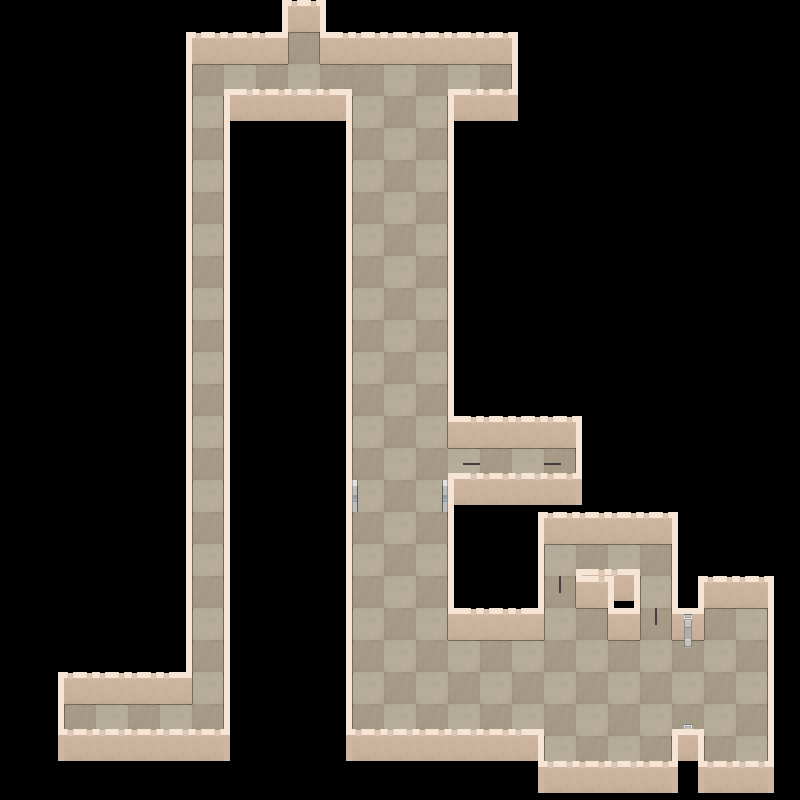

A 2D game scene composited from a Tiled map and its tileset images. What follows is a short description and the map's XML, with each tile layer's data collapsed to a summary:
An orthogonal 25x25 tile map with 32x32 px tiles, 8 tile layers (floor, floor-over-left, floor-over-right, floor-over-top, ...), 2 tilesets and 50 objects (38x fixture, 5x wire-l, 3x door, object, generator, ...).

<map version="1.0" orientation="orthogonal" renderorder="right-down" width="25" height="25" tilewidth="32" tileheight="32" nextobjectid="81">
 <tileset firstgid="1" name="tileset" tilewidth="32" tileheight="32" spacing="2" margin="1" tilecount="15" columns="15">
  <image source="../../../../images/tiles/tileset.png" width="512" height="64" />
 </tileset>
 <tileset firstgid="16" name="tiles" tilewidth="32" tileheight="32" tilecount="9" columns="0">
  <tile id="0">
   <image width="32" height="32" source="../../../../images/entities/power_cell.png" />
  </tile>
  <tile id="1">
   <image width="32" height="32" source="../../../../images/entities/doors_vertical_top_part.png" />
  </tile>
  <tile id="2">
   <image width="32" height="32" source="../../../../images/entities/doors_vertical_part1.png" />
  </tile>
  <tile id="3">
   <image width="32" height="32" source="../../../../images/entities/doors_vertical_part2.png" />
  </tile>
  <tile id="4">
   <image width="32" height="32" source="../../../../images/entities/door_left.png" />
  </tile>
  <tile id="5">
   <image width="32" height="32" source="../../../../images/entities/wire_down.png" />
  </tile>
  <tile id="6">
   <image width="32" height="32" source="../../../../images/entities/wire_left.png" />
  </tile>
  <tile id="7">
   <image width="32" height="32" source="../../../../images/entities/wire_right.png" />
  </tile>
  <tile id="8">
   <image width="32" height="32" source="../../../../images/entities/wire_up.png" />
  </tile>
 </tileset>
 <layer name="floor" width="25" height="25">
  <data>[625 cells, 146 non-empty, 2 distinct tile ids]</data>
 </layer>
 <layer name="floor-over-left" width="25" height="25">
  <data>[625 cells, 50 non-empty, 1 distinct tile ids]</data>
 </layer>
 <layer name="floor-over-right" width="25" height="25">
  <data>[625 cells, 51 non-empty, 2 distinct tile ids]</data>
 </layer>
 <layer name="floor-over-top" width="25" height="25">
  <data>[625 cells, 30 non-empty, 1 distinct tile ids]</data>
 </layer>
 <layer name="tiles" width="25" height="25">
  <data>[625 cells, 161 non-empty, 10 distinct tile ids]</data>
 </layer>
 <layer name="tiles2" width="25" height="25">
  <data>[625 cells, 19 non-empty, 8 distinct tile ids]</data>
 </layer>
 <layer name="objects" width="25" height="25">
  <data>[625 cells, 0 non-empty, 0 distinct tile ids]</data>
 </layer>
 <objectgroup name="obj">
  <object id="2" name="wall-body" type="object" x="56" y="672" width="136" height="8">
   <properties>
    <property name="bodyType" value="StaticBody" />
   </properties>
  </object>
  <object id="4" name="wall" type="fixture" x="56" y="680" width="8" height="48">
   <properties>
    <property name="body" value="wall-body" />
   </properties>
  </object>
  <object id="5" name="wall2" type="fixture" x="56" y="728" width="176" height="8">
   <properties>
    <property name="body" value="wall-body" />
   </properties>
  </object>
  <object id="19" name="wall5" type="fixture" x="184" y="32" width="104" height="8">
   <properties>
    <property name="body" value="wall-body" />
   </properties>
  </object>
  <object id="20" name="wall4" type="fixture" x="184" y="40" width="8" height="632">
   <properties>
    <property name="body" value="wall-body" />
   </properties>
  </object>
  <object id="21" name="wall3" type="fixture" x="224" y="96" width="8" height="632">
   <properties>
    <property name="body" value="wall-body" />
   </properties>
  </object>
  <object id="24" name="wall5" type="fixture" x="224" y="88" width="128" height="8">
   <properties>
    <property name="body" value="wall-body" />
   </properties>
  </object>
  <object id="25" name="wall5" type="fixture" x="280" y="0" width="48" height="8">
   <properties>
    <property name="body" value="wall-body" />
   </properties>
  </object>
  <object id="26" name="wall5" type="fixture" x="320" y="32" width="200" height="8">
   <properties>
    <property name="body" value="wall-body" />
   </properties>
  </object>
  <object id="27" name="wall5" type="fixture" x="280" y="8" width="8" height="24">
   <properties>
    <property name="body" value="wall-body" />
   </properties>
  </object>
  <object id="28" name="wall5" type="fixture" x="320" y="8" width="8" height="24">
   <properties>
    <property name="body" value="wall-body" />
   </properties>
  </object>
  <object id="29" name="wall5" type="fixture" x="512" y="40" width="8" height="48">
   <properties>
    <property name="body" value="wall-body" />
   </properties>
  </object>
  <object id="32" name="wall5" type="fixture" x="344" y="96" width="8" height="632">
   <properties>
    <property name="body" value="wall-body" />
   </properties>
  </object>
  <object id="34" name="wall5" type="fixture" x="448" y="96" width="8" height="320">
   <properties>
    <property name="body" value="wall-body" />
   </properties>
  </object>
  <object id="35" name="wall5" type="fixture" x="448" y="88" width="72" height="8">
   <properties>
    <property name="body" value="wall-body" />
   </properties>
  </object>
  <object id="37" name="wall5" type="fixture" x="448" y="416" width="136" height="8">
   <properties>
    <property name="body" value="wall-body" />
   </properties>
  </object>
  <object id="38" name="wall5" type="fixture" x="448" y="472" width="136" height="8">
   <properties>
    <property name="body" value="wall-body" />
   </properties>
  </object>
  <object id="39" name="wall5" type="fixture" x="576" y="424" width="8" height="48">
   <properties>
    <property name="body" value="wall-body" />
   </properties>
  </object>
  <object id="40" name="wall5" type="fixture" x="448" y="480" width="8" height="128">
   <properties>
    <property name="body" value="wall-body" />
   </properties>
  </object>
  <object id="49" name="wall5" type="fixture" x="344" y="728" width="200" height="8">
   <properties>
    <property name="body" value="wall-body" />
   </properties>
  </object>
  <object id="50" name="wall5" type="fixture" x="448" y="608" width="96" height="8">
   <properties>
    <property name="body" value="wall-body" />
   </properties>
  </object>
  </objectgroup>
 <layer name="tiles-over" width="25" height="25">
  <data>[625 cells, 32 non-empty, 5 distinct tile ids]</data>
 </layer>
</map>
<!-- 29 of 50 objects omitted -->
